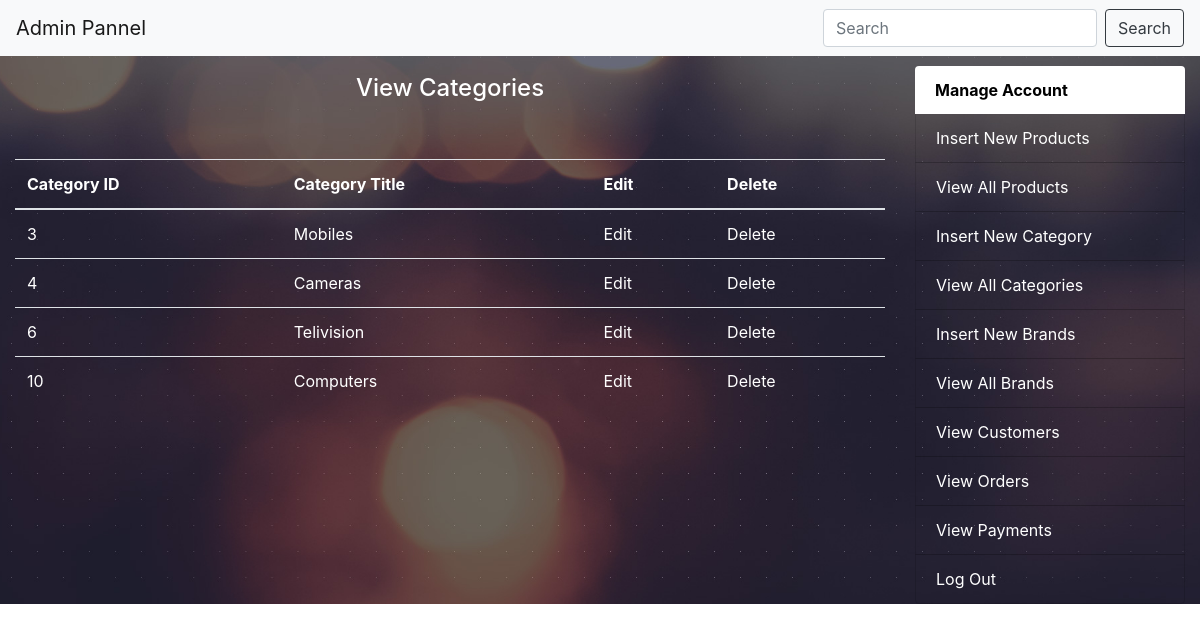
The page /admin_area/index.php?view_cats (signed in) on the database its author committed.
### tables this page shows
CREATE TABLE `categories` (
  `cat_id` int(10) NOT NULL,
  `cat_title` text NOT NULL
);

### admin_area/view_cats.php (the view, shortened to what this page needs)
<?php
include("includes/db.php");
?>
<!DOCTYPE html>
<html>
<head>
    <link rel="stylesheet" href="https://maxcdn.bootstrapcdn.com/bootstrap/4.1.3/css/bootstrap.min.css">
</head>
<body>
<form action="" method="post" enctype="multipart/form-data">
<h4 class="text-center">View Categories</h4>
<br>
<br>
	<table class="table">
  <thead>
    <tr>
      <th >Category ID</th>
      	<th >Category Title</th>
        <th >Edit</th>
        <th >Delete</th>
    </tr>
  </thead>
  <tbody>
  <?php
    $get_cats = "SELECT *  FROM categories";
    $run_cats = mysqli_query($con,$get_cats);
    while ($row_cats = mysqli_fetch_array($run_cats)) {
      $cat_id = $row_cats['cat_id'];
      $cat_title = $row_cats['cat_title'];
  ?>
    <tr>
      <td><?php echo $cat_id; ?></td>
      <td><?php echo $cat_title; ?></td>
      <td><a href="index.php?edit_cat=<?php echo $cat_id; ?>" class="edit_delete" style="text-decoration: none;color: #fff;">Edit</a></td>
      <td><a href="index.php?delete_cat=<?php echo $cat_id; ?>" class="edit_delete" style="text-decoration: none;color: #fff;">Delete</a></td>
    </tr>
    <?php   }   ?>
  </tbody>
</table>
</form>
</body>
</html>

### styles/style.css (style rules this page uses)
body { background-color: #000; }

### admin_area/index.php (style rules this page uses)
body { background: linear-gradient(to top left, #660033 -1%, #ff9999 104%); font-family: 'Maven Pro', sans-serif; }
body { background-image: url("header-background.jpg"); background-repeat:no-repeat; background-position:center; background-size:cover; }

### rows shown on the page
categories: cat_id "3", cat_title "Mobiles"
categories: cat_id "4", cat_title "Cameras"
categories: cat_id "6", cat_title "Telivision"
categories: cat_id "10", cat_title "Computers"
